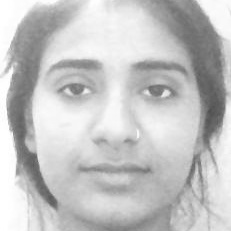
#> input picture dataset/148_Shreya/face_1.jpg, 231 x 231 px, given in place of the camera
$ python recognize.py
#> lines starting #> are read from the running program, lines starting #| are printed output that depends on the picture
import cv2
import os
import sqlite3
from datetime import datetime


# ---------- Database Path ----------
BASE_DIR = os.path.dirname(os.path.abspath(__file__))
DB_PATH = os.path.join(BASE_DIR, "attendance.db")


# ---------- Mark Present ----------
def mark_attendance(student_id):

    connection = sqlite3.connect(DB_PATH)
    cursor = connection.cursor()

    now = datetime.now()
    date = now.strftime("%Y-%m-%d")
    time = now.strftime("%H:%M:%S")

    cursor.execute("""
        SELECT * FROM attendance
        WHERE student_id = ? AND date = ?
    """, (student_id, date))

    record = cursor.fetchone()

    if record:
        print("Attendance already marked today!")

    else:
        cursor.execute("""
            INSERT INTO attendance
            (student_id, date, time, status)
            VALUES (?, ?, ?, ?)
        """, (
            student_id,
            date,
            time,
            "Present"
        ))

        connection.commit()

        print("Present:", student_id)

    connection.close()


# ---------- Mark Absent ----------
# [48 lines left out: function mark_absent_students, not called in this run]


# ---------- Load trained model ----------
recognizer = cv2.face.LBPHFaceRecognizer_create()

recognizer.read(
    os.path.join(BASE_DIR, "trainer.yml")
)


# ---------- Face detector ----------
face_detector = cv2.CascadeClassifier(
    cv2.data.haarcascades +
    "haarcascade_frontalface_default.xml"
)


# ---------- Load student names ----------
students = {}

dataset_path = os.path.join(
    BASE_DIR,
    "dataset"
)

for folder in os.listdir(dataset_path):

    if "_" in folder:

        student_id, student_name = folder.split("_", 1)

        students[int(student_id)] = student_name


print("Students:", students)


# ---------- Open camera ----------
camera = cv2.VideoCapture(0)

# Students recognized during this session
recognized_students = set()


# ---------- Recognition Loop ----------
while True:

    success, frame = camera.read()
#> frame is the input picture: shape (231, 231, 3); min 80, max 255, mean 195.5

    if not success:
        print("Camera not found")
        break

    gray = cv2.cvtColor(
        frame,
        cv2.COLOR_BGR2GRAY
    )

    faces = face_detector.detectMultiScale(
        gray,
        scaleFactor=1.1,
        minNeighbors=5
    )
#> faces = [[20, 18, 190, 190]]

    for x, y, w, h in faces:

        face = gray[y:y+h, x:x+w]

        student_id, confidence = recognizer.predict(face)


        # ---------- Recognized ----------
        if confidence < 70:

            name = students.get(
                student_id,
                "Unknown"
            )

            text = name

            # Add student to recognized list
            recognized_students.add(student_id)

            # Mark Present
#> (the run stopped early here; a loop or call above may not have finished)

$ run again, on dataset/148_Shreya/face_2.jpg
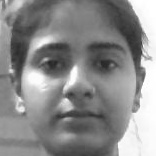
#> input picture dataset/148_Shreya/face_2.jpg, 156 x 156 px, given in place of the camera
#> frame is the input picture: shape (156, 156, 3); min 35, max 255, mean 139
#> faces = [[10, 9, 138, 138]]

$ run again, on dataset/148_Shreya/face_3.jpg
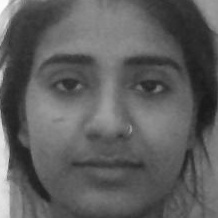
#> input picture dataset/148_Shreya/face_3.jpg, 218 x 218 px, given in place of the camera
#> frame is the input picture: shape (218, 218, 3); min 25, max 253, mean 94.2
#> faces = [[16, 14, 184, 184]]
